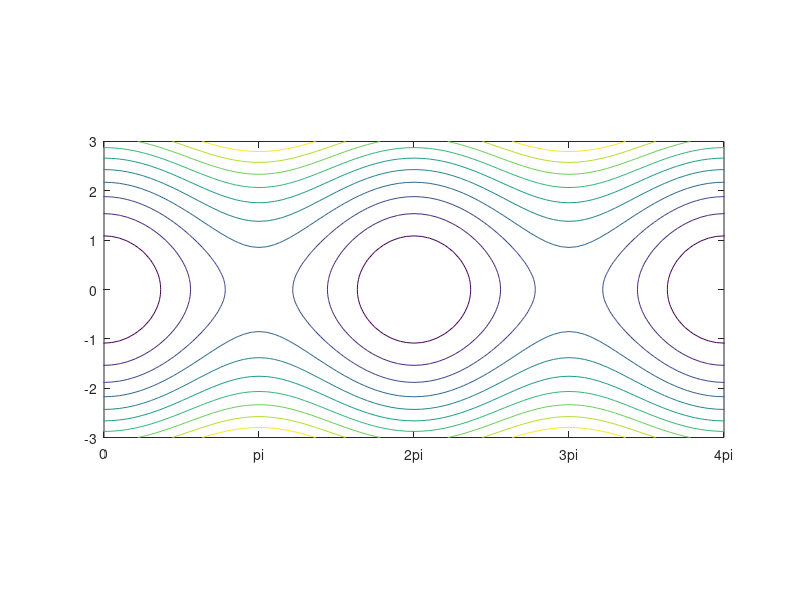
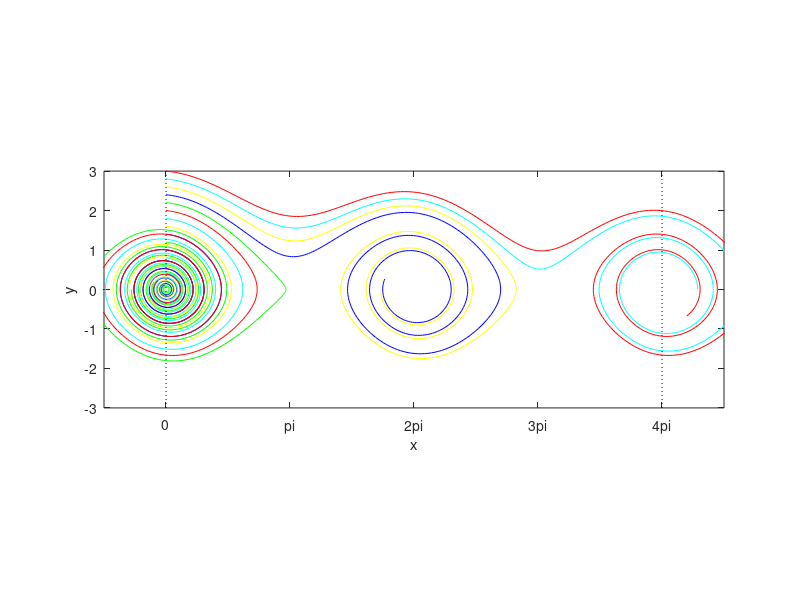

MATLAB code to generate these figures, in order:
clear all; clc;

figure;
[xx, yy] = meshgrid((-.5:0.05:4.5)*pi, -3:0.05:3);
E = .5*yy.^2 - cos(xx);
contour(xx, yy, E)
axis equal
axis([0, 4*pi, -3, 3])
set(gca, 'XTick', (0:4)*pi)
set(gca, 'XTickLabel', {'0', 'pi', '2pi', '3pi', '4pi'})


figure;
colors = 'rgbyc';
rhs = @(t, x) [x(2); -0.1*x(2) - sin(x(1))];
options= odeset('RelTol', 1e-7);
for y0 = 0:15
    [t, x] = ode45(rhs, [0, 25], [0; 0.2*y0], options);
    plot(x(:,1), x(:, 2), colors(mod(y0,5)+1))
    hold on
end
plot([0,0],[-3,3],'k:',[4*pi,4*pi],[-3,3],'k:')
axis equal
axis([-pi/2, 4.5*pi, -3, 3])
xlabel 'x'
ylabel 'y'
set(gca, 'XTick', (0:4)*pi)
set(gca, 'XTickLabel', {'0', 'pi', '2pi', '3pi', '4pi'})
